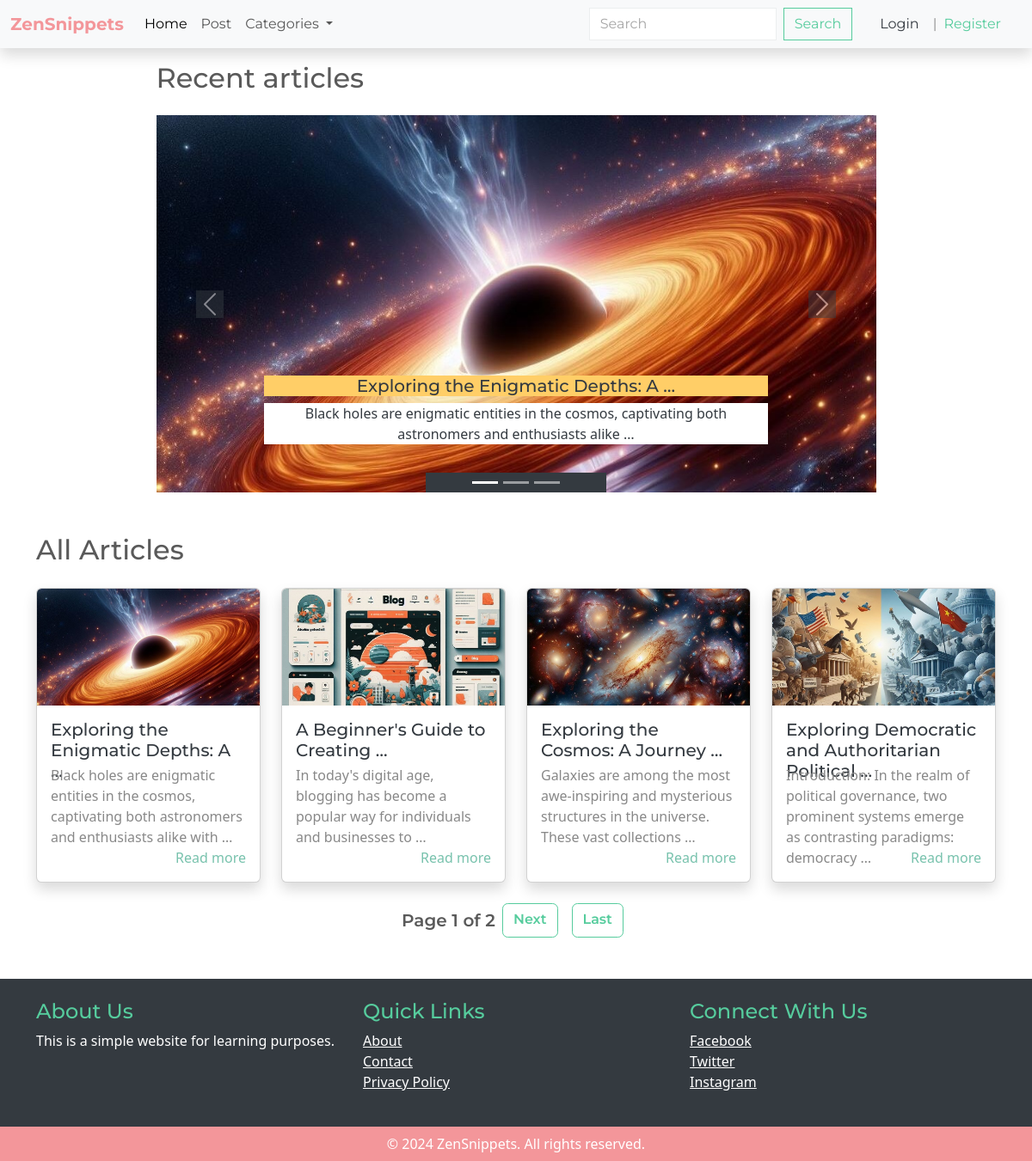
The page / on the database its author committed.
### article/models.py (models this page shows, shortened)
class Article(models.Model):
    author = models.ForeignKey(User, on_delete=models.CASCADE,  default = 1)
    category = models.ForeignKey(Category, on_delete = models.CASCADE, default = 1 )
    title = models.CharField(max_length=100)
    content = models.TextField(max_length = 10000)
    img = models.ImageField(upload_to='article_images/', default= 'default_img.jpg')
    pub_date = models.DateField(auto_now= True)

### article/views.py (the view)
# urls.py: path('', index , name= 'index'),
def index(request):
    all_articles = Article.objects.all()
    paginator = Paginator(all_articles, 4)
    page_number = request.GET.get("page")
    page_obj = paginator.get_page(page_number)
    recent_articles = Article.objects.all().order_by('-pub_date')[:3]
    context = {
        'page_obj' : page_obj,
        'recent_articles': recent_articles
    }
    return render(request, 'article/index.html', context)

### article/models.py (called while the page is built)
    def __str__(self):
        return self.name

### article/views.py (called while the page is built)
def categories(request):
    categories = Category.objects.all()
    return {
        'categories': categories,
    }

### article/templates/article/index.html (shortened to what this page needs)
{% extends "base.html" %}
{% block content %}
<div class="container">
    <div id="slider" class="my-3 w-75 m-auto">
        <h2 class="mb-4">Recent articles</h2>
        <div class="">
            {% include "article/carousel.html" with article_list=recent_articles %}
        </div>
    </div>
    <div id="all_articles" class="my-5">
        <h2 class="my-4">All Articles</h2>
        <div class="row row-cols-1 row-cols-md-2 row-cols-lg-3 row-cols-xl-4 g-4">
            {% for article in page_obj %}
                <div class="col">
                    <div class="card shadow">
                        <img src="{{ article.img.url }}" class="card-img-top" alt="...">
                        <div class="card-body">
                            <h5 style="height: 45px;" class="card-title text-dark">{{ article.title | truncatewords:5 }}</h5>
                            <p style="height: 80px;" class="card-text">{{ article.content | truncatewords:15 }}</p>
                            <a href="{% url 'article:single_article' article.id %}" class="float-end text-decoration-none">Read more</a>
                        </div>
                    </div>
                </div>
            {% endfor %}
        </div>
        <div id="pagination" class="my-4 d-flex justify-content-center">
            <span class="h5 my-2 fw-semibold">
            Page {{page_obj.number}} of {{page_obj.paginator.num_pages}}
            </span>
            {% if page_obj.has_next %}
                <a class="btn btn-outline-success fw-semibold mx-2" href="?page={{page_obj.next_page_number}}">Next</a>
                <a class="btn btn-outline-success fw-semibold mx-2" href="?page={{page_obj.paginator.num_pages}}">Last</a>
            {% endif %}
        </div>
    </div>
</div>
{% endblock content %}

### article/templates/article/carousel.html (shortened to what this page needs)
<div id="carouselExampleCaptions" class="carousel slide" data-bs-ride="false">
    <div class="carousel-indicators bg-dark w-25 m-auto">
      <button type="button" data-bs-target="#carouselExampleCaptions" data-bs-slide-to="0" class="active" aria-current="true" aria-label="Slide 1"></button>
      <button type="button" data-bs-target="#carouselExampleCaptions" data-bs-slide-to="1" aria-label="Slide 2"></button>
      <button type="button" data-bs-target="#carouselExampleCaptions" data-bs-slide-to="2" aria-label="Slide 3"></button>
    </div>
    <div class="carousel-inner">
        {% for post in article_list %}
        <div class="carousel-item {% if forloop.first %}active{% endif %}">
            <a href="{% url "article:single_article" post.id %}">
                <img
                src="{{post.img.url}}"
                class="d-block w-100 h-100"
                alt="...">
                <div class="carousel-caption d-none d-md-block">
                <h5 class="bg-warning text-dark">{{post.title | truncatewords:5}}</h5>
                <p class="bg-body text-dark">{{post.content | truncatewords:14}}</p>
                </div>
            </a>
        </div>
        {% endfor %}
    </div>
    <button class="carousel-control-prev" type="button" data-bs-target="#carouselExampleCaptions" data-bs-slide="prev">
      <span class="carousel-control-prev-icon bg-dark" aria-hidden="true"></span>
    </button>
    <button class="carousel-control-next" type="button" data-bs-target="#carouselExampleCaptions" data-bs-slide="next">
      <span class="carousel-control-next-icon bg-dark" aria-hidden="true"></span>
    </button>
</div>

### rows shown on the page
Article: img (picture), title "Exploring the Enigmatic Depths: A …", content "Black holes are enigmatic entities in the cosmos, captivating both astronomers and enthusiasts alike …", content "Black holes are enigmatic entities in the cosmos, captivating both astronomers and enthusiasts alike with …"
Article: img (picture), title "A Beginner's Guide to Creating …", content "In today's digital age, blogging has become a popular way for individuals and businesses to …"
Article: img (picture), title "Exploring the Cosmos: A Journey …", content "Galaxies are among the most awe-inspiring and mysterious structures in the universe. These vast collections …"
Article: img (picture), title "Exploring Democratic and Authoritarian Political …", content "Introduction: In the realm of political governance, two prominent systems emerge as contrasting paradigms: democracy …"

### other values the page prints
{{ page_obj.number }} "1"
{{ page_obj.paginator.num_pages }} "2"
